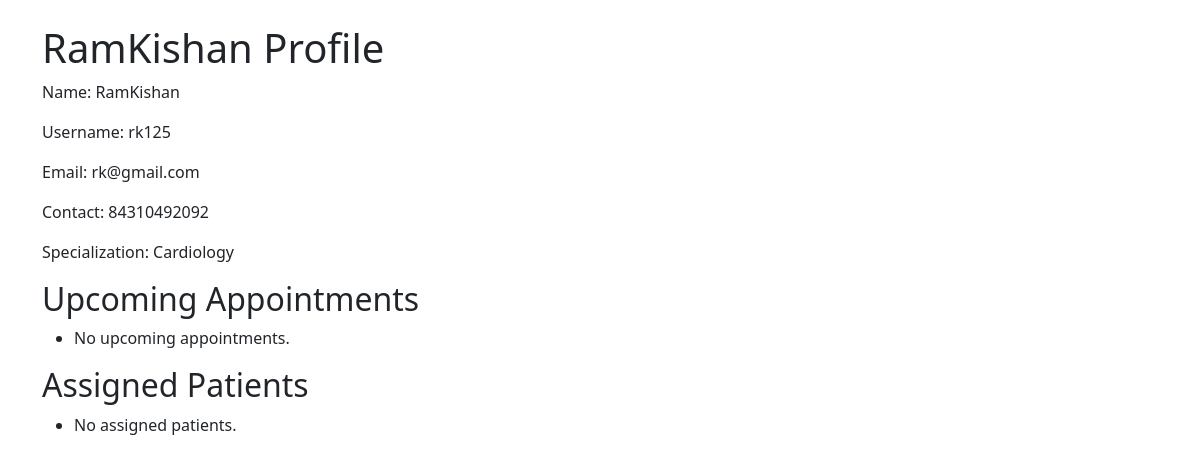
The page /view_doctor/2 on the database its author committed.
### model.py (models this page shows)
class Doctor(db.Model):
    id = db.Column(db.Integer, primary_key=True)
    name = db.Column(db.String(100), nullable=False)
    username = db.Column(db.String(50), unique=True, nullable=False)
    password = db.Column(db.String(255), nullable=False)
    specialization = db.Column(db.String(100), nullable=False)
    contact = db.Column(db.String(15))
    email = db.Column(db.String(100), unique=True)
    status = db.Column(db.String(20), default='Active', server_default='Active', nullable=False)
    appointments = db.relationship('Appointment', backref='doctor', lazy=True)
    treatments = db.relationship('Treatment', backref='doctor', lazy=True)

### app.py (the view)
@app.route('/view_doctor/<int:doctor_id>')
def view_doctor(doctor_id):
    doctor = Doctor.query.get_or_404(doctor_id)
    upcoming_appointments = Appointment.query.filter_by(doctor_id=doctor.id, status='Scheduled').all()
    assigned_patients = Patient.query.join(Appointment).filter(Appointment.doctor_id == doctor.id).all()
    return render_template(
        'docprofile.html',
        doctor=doctor,
        appointments=upcoming_appointments,
        assigned_patients=assigned_patients
    )

### templates/docprofile.html (shortened to what this page needs)
{% extends 'base.html' %}
{% block content %}
  <h1>{{doctor.name}} Profile</h1>
  <p>Name: {{ doctor.name }}</p>
  <p>Username: {{ doctor.username }}</p>
  <p>Email: {{ doctor.email }}</p>
  <p>Contact: {{ doctor.contact }}</p>
  <p>Specialization: {{ doctor.specialization }}</p>
  <h2>Upcoming Appointments</h2>
  <ul>
    {% for appointment in appointments %}
      <li>{{ appointment.date }} with {{ appointment.patient.first_name }} {{ appointment.patient.last_name }}</li>
    {% else %}
      <li>No upcoming appointments.</li>
    {% endfor %}
  </ul>
  <h2>Assigned Patients</h2>
  <ul>
    {% for patient in assigned_patients %}
      <li>{{ patient.first_name }} {{ patient.last_name }}</li>
    {% else %}
      <li>No assigned patients.</li>
    {% endfor %}
  </ul>
{% endblock %}

### rows shown on the page
Doctor: name "RamKishan", username "rk125", email "rk@gmail.com", contact "84310492092", specialization "Cardiology"
